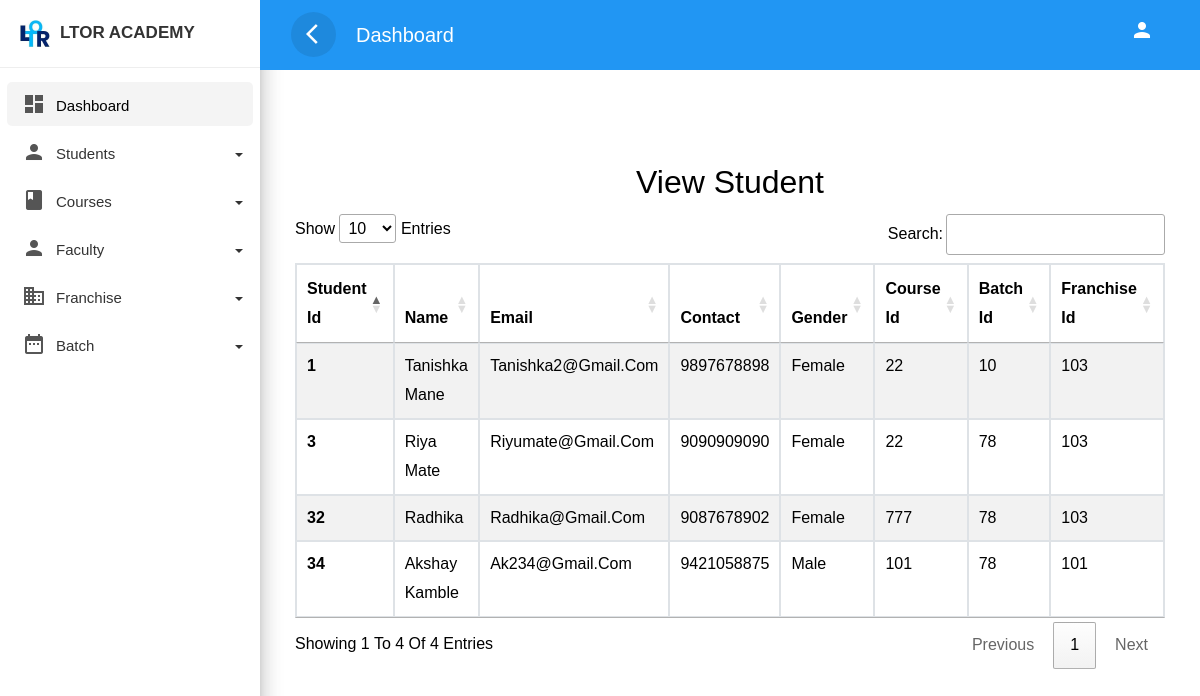
Page /ppsltor/Faculty/viewstudent.php on the committed database.
### tables this page shows
CREATE TABLE `studentinfo` (
  `t_id` int(11) NOT NULL,
  `t_name` varchar(255) NOT NULL,
  `t_email` varchar(255) NOT NULL,
  `t_contact` varchar(20) NOT NULL,
  `t_gender` varchar(10) NOT NULL,
  `t_courseid` int(11) DEFAULT NULL,
  `t_batchid` int(11) DEFAULT NULL,
  `t_franchiseid` int(11) DEFAULT NULL,
  `status` int(11) DEFAULT 1
);

### ppsltor/Faculty/viewstudent.php (the view, shortened to what this page needs)
<!doctype html>
<html lang="en">
<head>
    <link rel="stylesheet" href="css/bootstrap.min.css">
    <link rel="stylesheet" href="css/style.css">
    <link rel="stylesheet" href="//cdn.datatables.net/1.13.6/css/jquery.dataTables.min.css">
</head>
<body>
    <div class="wrapper">
        <?php require 'sidebar.php' ?>
        <div id="content" style="background-color:white;">
            <div class="top-navbar">
                <nav class="navbar navbar-expand-lg">
                    <div class="container-fluid">
                        <button type="button" id="sidebarCollapse" class="d-xl-block d-lg-block d-md-mone d-none">
                            <span class="material-icons">arrow_back_ios</span>
                        </button>
                        <a class="navbar-brand" href="#"> Dashboard </a>
                        <div class="collapse navbar-collapse d-lg-block d-xl-block d-sm-none d-md-none d-none" id="navbarSupportedContent">
                            <ul class="nav navbar-nav ml-auto">
                                <li class="nav-item">
                                    <a class="nav-link" href="#">
                                        <span class="material-icons">person</span>
                                    </a>
                                </li>
                            </ul>
                        </div>
                    </div>
                </nav>
            </div>
            <div class="main-content">
                <div class="container mt-5">
                    <h2 class="text-center">View Student</h2>
                    <table class="table table-striped table-bordered mt-10" id="myTable">
                        <thead>
                            <tr>
                                <th scope="col">Student Id</th>
                                <th scope="col">Name</th>
                                <th scope="col">Email</th>
                                <th scope="col">Contact</th>
                                <th scope="col">Gender</th>
                                <th scope="col">Course Id</th>
                                <th scope="col">Batch Id</th>
                                <th scope="col">Franchise Id</th>
                            </tr>
                        </thead>
                        <tbody>
                            <?php
                            require 'connection.php';
                            $sql = "SELECT * FROM studentinfo";
                            $result = mysqli_query($con, $sql);
                            if ($result) {
                                while ($row = mysqli_fetch_assoc($result)) {
                                    $srno = $row['t_id'];
                                    $name = $row['t_name'];
                                    $email = $row['t_email'];
                                    $contact = $row['t_contact'];
                                    $gender = $row['t_gender'];
                                    $courseId = $row['t_courseid'];
                                    $batchId = $row['t_batchid'];
                                    $franchiseId = $row['t_franchiseid'];
                                    echo '<tr>
                                        <th scope="row">' . $srno . '</th>
                                        <td>' . $name . '</td>
                                        <td>' . $email . '</td>
                                        <td>' . $contact . '</td>
                                        <td>' . $gender . '</td>
                                        <td>' . $courseId . '</td>
                                        <td>' . $batchId . '</td>
                                        <td>' . $franchiseId . '</td>
                                    </tr>';
                                }
                            }
                            ?>
                        </tbody>
                    </table>
                </div>
            </div>
        </div>
    </div>
</body>
</html>

### ppsltor/Faculty/css/style.css (style rules this page uses)
body, html { line-height: 1.8; font-family: 'Cambria', sans-serif; color: black; text-transform:capitalize; text-rendering: optimizeLegibility !important; -webkit-font-smoothing: antialiased !important; font-weight: 400; margin:0px; padding:0px; }
h1, h2, h3, h4, h5, h6, .h1, .h2, .h3, .h4 { font-weight: 400; line-height: 1.5em; }
a { color: #333; font-weight: 400; }
button { cursor:pointer; }
ul, ol { padding: 0; margin:0px; list-style: none; }
a, a:hover, a:focus { color: #333; text-decoration: none; transition: all 0.3s; }
.material-icons { font-family: 'Material Icons'; font-weight: normal; font-style: normal; font-size: 24px; display: inline-block; line-height: 1; text-transform: none; letter-spacing: normal; word-wrap: normal; white-space: nowrap; direction: ltr; -webkit-font-smoothing: antialiased; text-rendering: optimizeLegibility; -moz-osx-font-smoothing: grayscale; font-feature-settings: 'liga'; }
.wrapper { position: relative; width:100%; overflow:auto; }
#content { position: relative; transition: all 0.3s; background-color: #EEEEEE; }
.top-navbar { position: fixed; width: calc(100% - 260px); margin-left: 0px; z-index: 1000; }
.main-content { padding:10px 20px 0px 20px; position: relative; width: 100%; margin-top: 100px; }
.navbar { background-color: #2196F3; color: #FFFFFF; }
.navbar-brand { color: #FFFFFF; }
.navbar button { background-color:transparent; border:none; }
.navbar button span { color:#fff; }
#sidebarCollapse { border-radius:50%; width:45px; height:45px; text-align:center; line-height:45px; margin-right:20px; border:none; color: #FFFFFF; background-color: rgba(0, 0, 0, 0.09); }
#sidebarCollapse span { margin: 9px; padding: 0px; }
.navbar-nav > li > a { color: #FFFFFF; }
.navbar-nav li a { position: relative; display: block; padding: 10px 15px!important; }
@media only screen and (min-width:992px) { #content { width: calc(100% - 260px); position: relative; float: right; transition: all 0.3s; background-color: #EEEEEE; } }

### rows in the picture
studentinfo: t_id "1", t_name "Tanishka Mane", t_email "Tanishka2@gmail.com", t_contact "9897678898", t_gender "Female", t_courseid "22", t_batchid "10", t_franchiseid "103"
studentinfo: t_id "3", t_name "Riya Mate", t_email "Riyumate@gmail.com", t_contact "9090909090", t_gender "Female", t_courseid "22", t_batchid "78", t_franchiseid "103"
studentinfo: t_id "32", t_name "Radhika", t_email "Radhika@gmail.com", t_contact "9087678902", t_gender "Female", t_courseid "777", t_batchid "78", t_franchiseid "103"
studentinfo: t_id "34", t_name "Akshay Kamble", t_email "Ak234@gmail.com", t_contact "9421058875", t_gender "Male", t_courseid "101", t_batchid "78", t_franchiseid "101"
